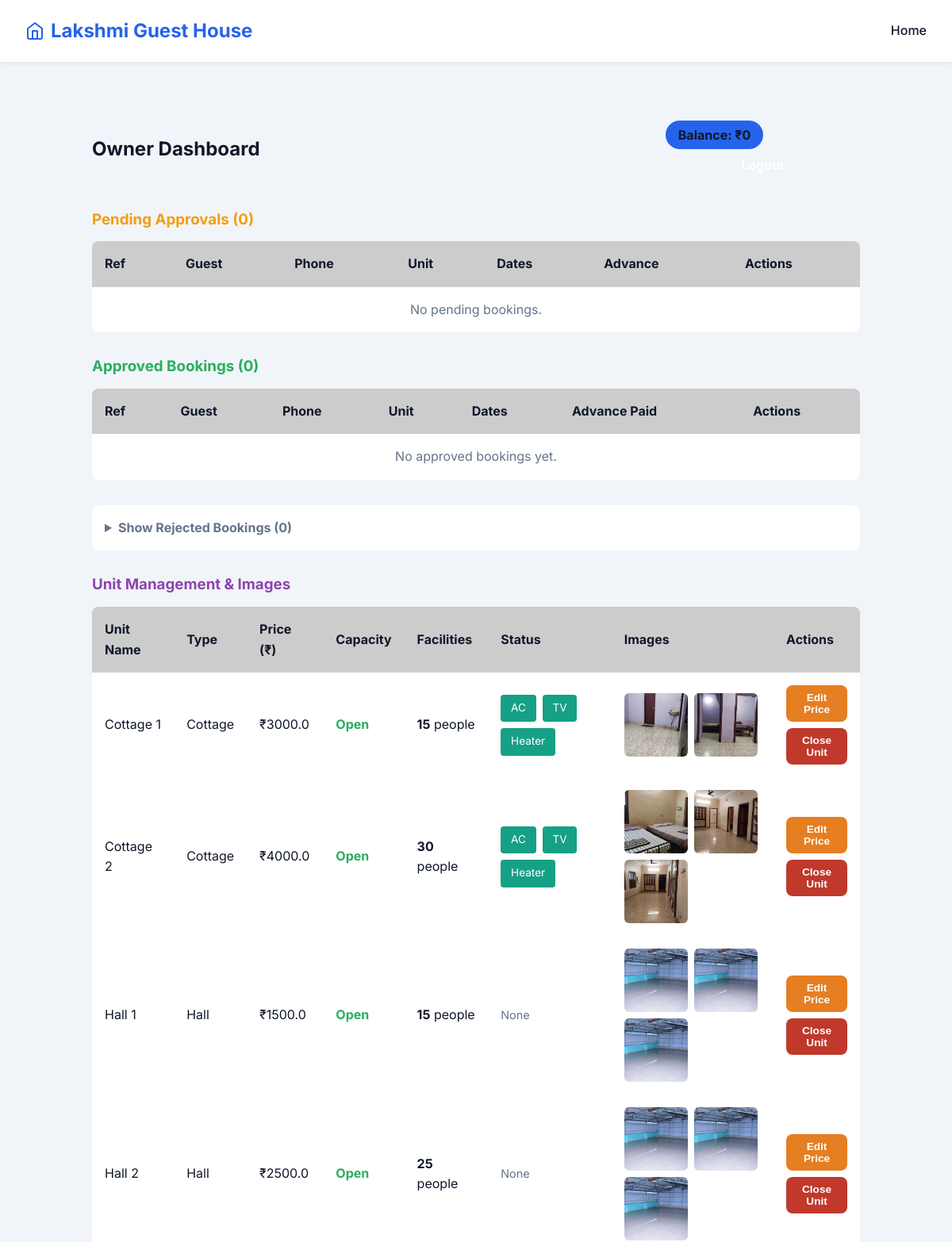
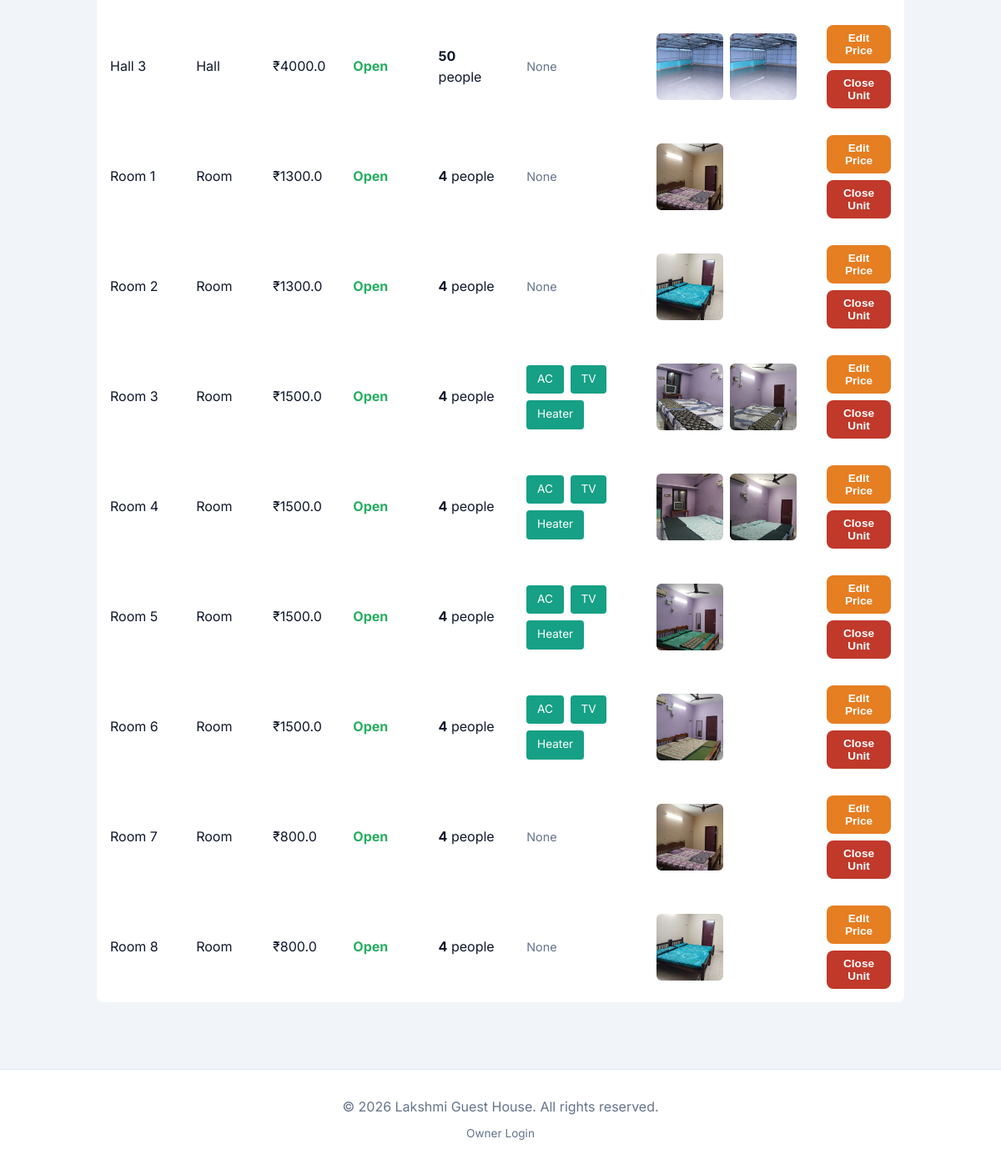
/owner (signed in), run on the app's committed database (2 pictures, top to bottom).
### app.py (models this page shows)
class Accommodation(db.Model):
    id = db.Column(db.Integer, primary_key=True)
    name = db.Column(db.String(100), nullable=False) # e.g. "Room 1", "Hall 1"
    type = db.Column(db.String(50), nullable=False)  # Hall, Cottage, Room
    description = db.Column(db.Text, nullable=True)
    price = db.Column(db.Float, nullable=False)
    image_filenames = db.Column(db.Text, nullable=True)
    is_closed = db.Column(db.Boolean, default=False)
    max_people = db.Column(db.Integer, default=1)  # Number of people accommodation
    facilities = db.Column(db.Text, nullable=True)  # Comma-separated: AC,TV,Heater

### app.py (the view)
@app.route('/owner')
@login_required
def owner_dashboard():
    pending = Booking.query.filter_by(status='Pending').order_by(Booking.created_at.desc()).all()
    approved = Booking.query.filter_by(status='Approved').order_by(Booking.check_in.desc()).all()
    rejected = Booking.query.filter_by(status='Rejected').order_by(Booking.created_at.desc()).all()
    accommodations = Accommodation.query.order_by(Accommodation.type).all()
    total_earnings = sum(b.advance_amount for b in approved)
    return render_template('owner_dashboard.html', pending=pending, approved=approved, rejected=rejected, earnings=total_earnings, accommodations=accommodations)

### app.py (called while the page is built)
def login_required(f):
    @wraps(f)
    def decorated_function(*args, **kwargs):
        if not session.get('is_owner'):
            flash("Please log in to access this page.", "error")
            return redirect(url_for('login'))
        return f(*args, **kwargs)
    return decorated_function

### templates/owner_dashboard.html (shortened to what this page needs)
{% extends 'base.html' %}
{% block content %}
<div class="dashboard-container" style="max-width: 1000px; margin: 2rem auto; padding: 0 1rem;">
    <div style="display: flex; justify-content: space-between; align-items: center; margin-bottom: 2rem;">
        <h2>Owner Dashboard</h2>
        <div>
            <span style="background: var(--primary-color); padding: 0.5rem 1rem; border-radius: 20px; font-weight: bold; margin-right: 1rem;">
                Balance: ₹{{ earnings }}
            </span>
            <a href="{{ url_for('logout') }}" class="btn" style="background: transparent; border: 1px solid var(--border-color);">Logout</a>
        </div>
    </div>
    <h3 style="margin-bottom: 1rem; color: #f39c12;">Pending Approvals ({{ pending|length }})</h3>
    <div style="background: var(--card-bg); border-radius: 8px; border: 1px solid var(--border-color); margin-bottom: 2rem; overflow-x: auto;">
        <table style="width: 100%; border-collapse: collapse; text-align: left;">
            <thead>
                <tr style="border-bottom: 1px solid var(--border-color); background: rgba(0,0,0,0.2);">
                    <th style="padding: 1rem;">Ref</th>
                    <th style="padding: 1rem;">Guest</th>
                    <th style="padding: 1rem;">Phone</th>
                    <th style="padding: 1rem;">Unit</th>
                    <th style="padding: 1rem;">Dates</th>
                    <th style="padding: 1rem;">Advance</th>
                    <th style="padding: 1rem;">Actions</th>
                </tr>
            </thead>
            <tbody>
                {% for b in pending %}
                <tr style="border-bottom: 1px solid var(--border-color);">
                    <td style="padding: 1rem; font-family: monospace;">{{ b.booking_ref }}</td>
                    <td style="padding: 1rem;">{{ b.guest_name }}<br><small style="color: var(--text-light);">{{ b.email }}</small></td>
                    <td style="padding: 1rem;"><a href="tel:{{ b.phone }}" style="color: var(--primary-color); text-decoration: none; font-weight: bold;">{{ b.phone }}</a></td>
                    <td style="padding: 1rem;">{{ b.accommodation.name }}</td>
                    <td style="padding: 1rem;">{{ b.check_in.strftime('%d %b') }} to {{ b.check_out.strftime('%d %b') }}</td>
                    <td style="padding: 1rem;">₹{{ b.advance_amount }}</td>
                    <td style="padding: 1rem; display: flex; gap: 0.5rem;">
                        <form method="POST" action="{{ url_for('approve_booking', id=b.id) }}">
                            <button type="submit" class="btn" style="padding: 0.5rem 1rem; font-size: 0.85rem; background: #27ae60; border: none; cursor: pointer;">Approve</button>
                        </form>
                        <form method="POST" action="{{ url_for('reject_booking', id=b.id) }}">
                            <button type="submit" class="btn" style="padding: 0.5rem 1rem; font-size: 0.85rem; background: #c0392b; border: none; cursor: pointer;">Reject</button>
                        </form>
                    </td>
                </tr>
                {% else %}
                <tr><td colspan="7" style="padding: 1rem; text-align: center; color: var(--text-light);">No pending bookings.</td></tr>
                {% endfor %}
            </tbody>
        </table>
    </div>
    <h3 style="margin-bottom: 1rem; color: #27ae60;">Approved Bookings ({{ approved|length }})</h3>
    <div style="background: var(--card-bg); border-radius: 8px; border: 1px solid var(--border-color); margin-bottom: 2rem; overflow-x: auto;">
        <table style="width: 100%; border-collapse: collapse; text-align: left;">
            <thead>
                <tr style="border-bottom: 1px solid var(--border-color); background: rgba(0,0,0,0.2);">
                    <th style="padding: 1rem;">Ref</th>
                    <th style="padding: 1rem;">Guest</th>
                    <th style="padding: 1rem;">Phone</th>
                    <th style="padding: 1rem;">Unit</th>
                    <th style="padding: 1rem;">Dates</th>
                    <th style="padding: 1rem;">Advance Paid</th>
                    <th style="padding: 1rem;">Actions</th>
                </tr>
            </thead>
            <tbody>
                {% for b in approved %}
                <tr style="border-bottom: 1px solid var(--border-color);">
                    <td style="padding: 1rem; font-family: monospace;">{{ b.booking_ref }}</td>
                    <td style="padding: 1rem;">{{ b.guest_name }}<br><small style="color: var(--text-light);">{{ b.email }}</small></td>
                    <td style="padding: 1rem;"><a href="tel:{{ b.phone }}" style="color: var(--primary-color); text-decoration: none; font-weight: bold;">{{ b.phone }}</a></td>
                    <td style="padding: 1rem;">{{ b.accommodation.name }}</td>
                    <td style="padding: 1rem;">{{ b.check_in.strftime('%d %b %Y') }} to {{ b.check_out.strftime('%d %b %Y') }}</td>
                    <td style="padding: 1rem; color: #27ae60; font-weight: bold;">₹{{ b.advance_amount }}</td>
                    <td style="padding: 1rem;">
                        <form method="POST" action="{{ url_for('cancel_booking', id=b.id) }}" onsubmit="return confirm('Are you sure you want to reopen this room? This will cancel the booking.');">
                            <button type="submit" class="btn" style="padding: 0.5rem 1rem; font-size: 0.85rem; background: #e67e22; border: none; cursor: pointer;">Reopen Room</button>
                        </form>
                    </td>
                </tr>
                {% else %}
                <tr><td colspan="7" style="padding: 1rem; text-align: center; color: var(--text-light);">No approved bookings yet.</td></tr>
                {% endfor %}
            </tbody>
        </table>
    </div>
    <details style="margin-bottom: 2rem;">
        <summary style="cursor: pointer; padding: 1rem; background: var(--card-bg); border-radius: 8px; border: 1px solid var(--border-color); color: var(--text-light); font-weight: bold;">
            Show Rejected Bookings ({{ rejected|length }})
        </summary>
    </details>
    <h3 style="margin-bottom: 1rem; color: #8e44ad;">Unit Management & Images</h3>
    <div style="background: var(--card-bg); border-radius: 8px; border: 1px solid var(--border-color); margin-bottom: 2rem; overflow-x: auto;">
        <table style="width: 100%; border-collapse: collapse; text-align: left;">
            <thead>
                <tr style="border-bottom: 1px solid var(--border-color); background: rgba(0,0,0,0.2);">
                    <th style="padding: 1rem;">Unit Name</th>
                    <th style="padding: 1rem;">Type</th>
                    <th style="padding: 1rem;">Price (₹)</th>
                    <th style="padding: 1rem;">Capacity</th>
                    <th style="padding: 1rem;">Facilities</th>
                    <th style="padding: 1rem;">Status</th>
                    <th style="padding: 1rem;">Images</th>
                    <th style="padding: 1rem;">Actions</th>
                </tr>
            </thead>
            <tbody>
                {% for acc in accommodations %}
                <tr style="border-bottom: 1px solid var(--border-color);" id="row_{{ acc.id }}">
                    <td style="padding: 1rem;">
                        {{ acc.name }}
                    </td>
                    <td style="padding: 1rem;">{{ acc.type }}</td>
                    <td style="padding: 1rem;">
                        <span id="price_display_{{ acc.id }}">₹{{ acc.price }}</span>
                    </td>
                    <td style="padding: 1rem; font-weight: bold; color: {{ '#c0392b' if acc.is_closed else '#27ae60' }};">
                        {{ 'Closed' if acc.is_closed else 'Open' }}
                    </td>
                    <td style="padding: 1rem;">
                        <strong>{{ acc.max_people }}</strong> {{ 'person' if acc.max_people == 1 else 'people' }}
                    </td>
                    <td style="padding: 1rem;">
                        {% if acc.facilities %}
                            <div style="display: flex; flex-wrap: wrap; gap: 0.5rem;">
                                {% for facility in acc.facilities.split(',') %}
                                <span style="background: #16a085; color: white; padding: 0.4rem 0.8rem; border-radius: 4px; font-size: 0.85rem;">{{ facility }}</span>
                                {% endfor %}
                            </div>
                        {% else %}
                            <span style="color: var(--text-light); font-size: 0.9rem;">None</span>
                        {% endif %}
                    </td>
                    <td style="padding: 1rem;">
                        <div style="display: flex; flex-wrap: wrap; gap: 0.5rem;">
                            {% if acc.image_filenames %}
                                {% for img in acc.image_filenames.split(',') %}
                                <div style="width: 80px; height: 80px; border-radius: 6px; overflow: hidden; border: 1px solid var(--border-color);">
                                    <img src="{{ url_for('static', filename='images/' ~ img) }}" alt="Room" style="width: 100%; height: 100%; object-fit: cover;">
                                </div>
                                {% endfor %}
                            {% endif %}
                        </div>
                    </td>
                    <td style="padding: 1rem;">
                        <div style="display: flex; gap: 0.5rem; flex-direction: column;">
                            <button type="button" onclick="togglePriceEdit({{ acc.id }})" class="btn" style="padding: 0.5rem 0.75rem; font-size: 0.85rem; background: #e67e22; border: none; cursor: pointer; width: 100%;">Edit Price</button>
                            <form method="POST" action="{{ url_for('toggle_unit', id=acc.id) }}" style="margin: 0;">
                                {% if acc.is_closed %}
                                <button type="submit" class="btn" style="padding: 0.5rem 0.75rem; font-size: 0.85rem; background: #27ae60; border: none; cursor: pointer; width: 100%;">Open Unit</button>
                                {% else %}
                                <button type="submit" class="btn" style="padding: 0.5rem 0.75rem; font-size: 0.85rem; background: #c0392b; border: none; cursor: pointer; width: 100%;">Close Unit</button>
                                {% endif %}
                            </form>
                        </div>
                    </td>
                </tr>
                {% endfor %}
            </tbody>
        </table>
    </div>
</div>
{% endblock %}

### static/css/style.css (style rules this page uses)
:root { --primary-color: #2563eb; --primary-hover: #1d4ed8; --secondary-color: #f8fafc; --text-dark: #0f172a; --text-light: #64748b; --bg-color: #f1f5f9; --card-bg: #ffffff; --border-radius: 12px; --box-shadow: 0 10px 15px -3px rgba(0, 0, 0, 0.1), 0 4px 6px -2px rgba(0, 0, 0, 0.05); --transition: all 0.3s ease; }
* { box-sizing: border-box; margin: 0; padding: 0; }
body { font-family: 'Inter', sans-serif; background-color: var(--bg-color); color: var(--text-dark); line-height: 1.6; min-height: 100vh; display: flex; flex-direction: column; }
h1, h2, h3 { line-height: 1.2; margin-bottom: 1rem; }
.btn { display: inline-block; background-color: var(--primary-color); color: white; padding: 0.75rem 1.5rem; border-radius: 8px; text-decoration: none; font-weight: 600; text-align: center; transition: var(--transition); border: none; cursor: pointer; width: 100%; }

### data on the page
Accommodation: name "Cottage 1", type "Cottage", price "3000.0", is_closed "Open", max_people "15", max_people "people", facility "AC" "TV" "Heater", shows "Close Unit"
Accommodation: name "Cottage 2", type "Cottage", price "4000.0", is_closed "Open", max_people "30", max_people "people", facility "AC" "TV" "Heater", shows "Close Unit"
Accommodation: name "Hall 1", type "Hall", price "1500.0", is_closed "Open", max_people "15", max_people "people", shows "None", {{ acc.id }} 1 (drawn), shows "Close Unit"
Accommodation: name "Hall 2", type "Hall", price "2500.0", is_closed "Open", max_people "25", max_people "people", shows "None", shows "Close Unit"
Accommodation: name "Hall 3", type "Hall", price "4000.0", is_closed "Open", max_people "50", max_people "people", shows "None", shows "Close Unit"
Accommodation: name "Room 1", type "Room", price "1300.0", is_closed "Open", max_people "4", max_people "people", shows "None", image_filenames (picture), shows "Close Unit"
Accommodation: name "Room 2", type "Room", price "1300.0", is_closed "Open", max_people "4", max_people "people", shows "None", image_filenames (picture), shows "Close Unit"
Accommodation: name "Room 3", type "Room", price "1500.0", is_closed "Open", max_people "4", max_people "people", facility "AC" "TV" "Heater", shows "Close Unit"
Accommodation: name "Room 4", type "Room", price "1500.0", is_closed "Open", max_people "4", max_people "people", facility "AC" "TV" "Heater", shows "Close Unit"
Accommodation: name "Room 5", type "Room", price "1500.0", is_closed "Open", max_people "4", max_people "people", facility "AC" "TV" "Heater", image_filenames (picture), {{ acc.id }} 10 (drawn), shows "Close Unit"
Accommodation: name "Room 6", type "Room", price "1500.0", is_closed "Open", max_people "4", max_people "people", facility "AC" "TV" "Heater", image_filenames (picture), shows "Close Unit"
Accommodation: name "Room 7", type "Room", price "800.0", is_closed "Open", max_people "4", max_people "people", shows "None", image_filenames (picture), shows "Close Unit"
Accommodation: name "Room 8", type "Room", price "800.0", is_closed "Open", max_people "4", max_people "people", shows "None", image_filenames (picture), shows "Close Unit"

### other printed values
{{ earnings }} "0"
{{ pending|length }} "0"
{{ approved|length }} "0"
{{ rejected|length }} "0"
